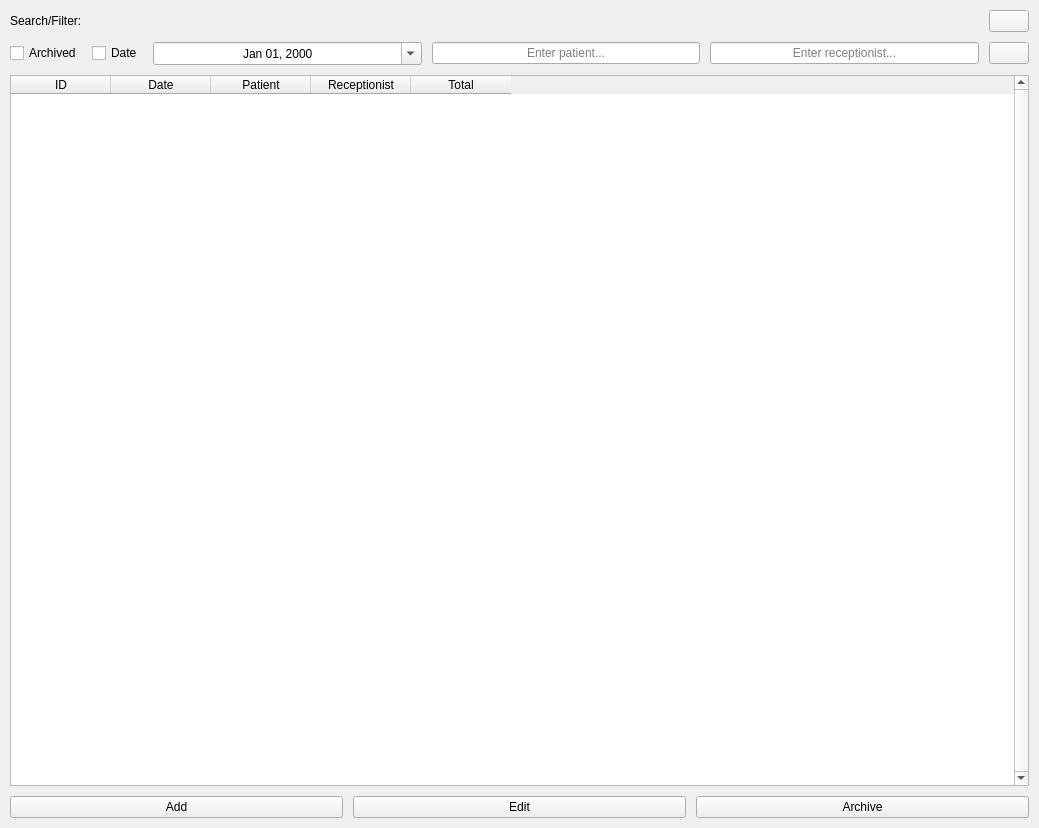
<?xml version="1.0" encoding="UTF-8"?>
<ui version="4.0">
 <class>Sales</class>
 <widget class="QWidget" name="Sales">
  <property name="geometry">
   <rect>
    <x>0</x>
    <y>0</y>
    <width>1039</width>
    <height>828</height>
   </rect>
  </property>
  <property name="windowTitle">
   <string>Form</string>
  </property>
  <layout class="QVBoxLayout" name="main_layout" stretch="0,0,1,0">
   <property name="spacing">
    <number>10</number>
   </property>
   <property name="leftMargin">
    <number>10</number>
   </property>
   <property name="topMargin">
    <number>10</number>
   </property>
   <property name="rightMargin">
    <number>10</number>
   </property>
   <property name="bottomMargin">
    <number>10</number>
   </property>
   <item>
    <layout class="QHBoxLayout" name="hlo_refresh" stretch="0,1,0">
     <property name="spacing">
      <number>10</number>
     </property>
     <item>
      <widget class="QLabel" name="lbl_search_filter">
       <property name="text">
        <string>Search/Filter:</string>
       </property>
      </widget>
     </item>
     <item>
      <spacer name="horizontalSpacer">
       <property name="orientation">
        <enum>Qt::Horizontal</enum>
       </property>
       <property name="sizeHint" stdset="0">
        <size>
         <width>40</width>
         <height>20</height>
        </size>
       </property>
      </spacer>
     </item>
     <item>
      <widget class="QPushButton" name="pshbtn_refresh">
       <property name="cursor">
        <cursorShape>PointingHandCursor</cursorShape>
       </property>
       <property name="text">
        <string/>
       </property>
       <property name="icon">
        <iconset resource="../Resource/resource.qrc">
         <normaloff>:/refresh.png</normaloff>:/refresh.png</iconset>
       </property>
      </widget>
     </item>
    </layout>
   </item>
   <item>
    <layout class="QHBoxLayout" name="hlo_search" stretch="0,0,1,1,1,0">
     <property name="spacing">
      <number>10</number>
     </property>
     <item>
      <widget class="QCheckBox" name="chkbx_archived">
       <property name="cursor">
        <cursorShape>PointingHandCursor</cursorShape>
       </property>
       <property name="text">
        <string>Archived</string>
       </property>
      </widget>
     </item>
     <item>
      <widget class="QCheckBox" name="chkbx_sales_date">
       <property name="cursor">
        <cursorShape>PointingHandCursor</cursorShape>
       </property>
       <property name="text">
        <string>Date</string>
       </property>
      </widget>
     </item>
     <item>
      <widget class="QDateEdit" name="lnedit_sales_date">
       <property name="alignment">
        <set>Qt::AlignCenter</set>
       </property>
       <property name="buttonSymbols">
        <enum>QAbstractSpinBox::NoButtons</enum>
       </property>
       <property name="displayFormat">
        <string>MMM dd, yyyy</string>
       </property>
       <property name="calendarPopup">
        <bool>true</bool>
       </property>
      </widget>
     </item>
     <item>
      <widget class="QLineEdit" name="lnedit_patient_name">
       <property name="alignment">
        <set>Qt::AlignCenter</set>
       </property>
       <property name="placeholderText">
        <string>Enter patient...</string>
       </property>
      </widget>
     </item>
     <item>
      <widget class="QLineEdit" name="lnedit_receptionist_name">
       <property name="alignment">
        <set>Qt::AlignCenter</set>
       </property>
       <property name="placeholderText">
        <string>Enter receptionist...</string>
       </property>
      </widget>
     </item>
     <item>
      <widget class="QPushButton" name="pshbtn_clear">
       <property name="cursor">
        <cursorShape>PointingHandCursor</cursorShape>
       </property>
       <property name="text">
        <string/>
       </property>
       <property name="icon">
        <iconset resource="../Resource/resource.qrc">
         <normaloff>:/clear.png</normaloff>:/clear.png</iconset>
       </property>
      </widget>
     </item>
    </layout>
   </item>
   <item>
    <widget class="QTableWidget" name="tblwdgt_sales">
     <property name="verticalScrollBarPolicy">
      <enum>Qt::ScrollBarAlwaysOn</enum>
     </property>
     <property name="editTriggers">
      <set>QAbstractItemView::NoEditTriggers</set>
     </property>
     <property name="alternatingRowColors">
      <bool>true</bool>
     </property>
     <property name="cornerButtonEnabled">
      <bool>false</bool>
     </property>
     <attribute name="horizontalHeaderHighlightSections">
      <bool>false</bool>
     </attribute>
     <attribute name="verticalHeaderVisible">
      <bool>false</bool>
     </attribute>
     <column>
      <property name="text">
       <string>ID</string>
      </property>
     </column>
     <column>
      <property name="text">
       <string>Date</string>
      </property>
     </column>
     <column>
      <property name="text">
       <string>Patient</string>
      </property>
     </column>
     <column>
      <property name="text">
       <string>Receptionist</string>
      </property>
     </column>
     <column>
      <property name="text">
       <string>Total</string>
      </property>
     </column>
    </widget>
   </item>
   <item>
    <widget class="QWidget" name="wdgt_page_buttons" native="true">
     <layout class="QHBoxLayout" name="wdgt_page_buttons_layout" stretch="1,1,1">
      <property name="spacing">
       <number>10</number>
      </property>
      <property name="leftMargin">
       <number>0</number>
      </property>
      <property name="topMargin">
       <number>0</number>
      </property>
      <property name="rightMargin">
       <number>0</number>
      </property>
      <property name="bottomMargin">
       <number>0</number>
      </property>
      <item>
       <widget class="QPushButton" name="pshbtn_add">
        <property name="cursor">
         <cursorShape>PointingHandCursor</cursorShape>
        </property>
        <property name="text">
         <string>Add</string>
        </property>
       </widget>
      </item>
      <item>
       <widget class="QPushButton" name="pshbtn_edit">
        <property name="cursor">
         <cursorShape>PointingHandCursor</cursorShape>
        </property>
        <property name="text">
         <string>Edit</string>
        </property>
       </widget>
      </item>
      <item>
       <widget class="QPushButton" name="pshbtn_archive">
        <property name="cursor">
         <cursorShape>PointingHandCursor</cursorShape>
        </property>
        <property name="text">
         <string>Archive</string>
        </property>
       </widget>
      </item>
     </layout>
    </widget>
   </item>
  </layout>
 </widget>
 <resources>
  <include location="../Resource/resource.qrc"/>
 </resources>
 <connections/>
</ui>
